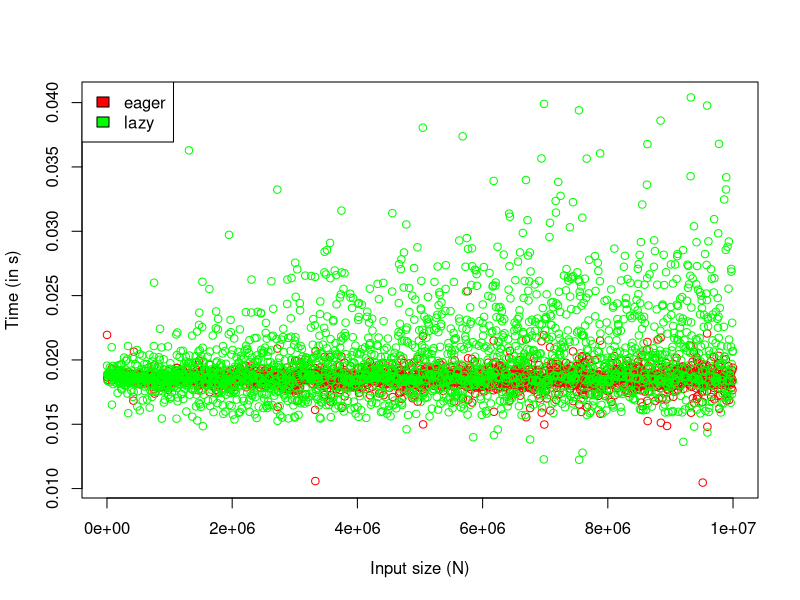

R code for this plot:
# Read CSV files
eager <- read.csv(file="goldbach-eager.csv", header=FALSE)
lazy <- read.csv(file="goldbach-lazy.csv", header=FALSE)

totals <- c(eager$V2, lazy$V2)
min <- min(totals)
max <- max(totals)

pdf("benchmarks.pdf")
plot(eager, type="n", xlab="Input size (N)",
        ylab="Time (in s)", ylim=c(min, max))
legend("topleft", c("eager", "lazy"), fill=c("red", "green"))
points(eager, col="red")
points(lazy, col="green")
